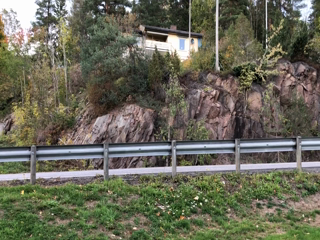
#> input picture input/test2/output_00001.png, 320 x 240 px; its folder holds only this picture in this run
$ python functions.py   (older library calls are emulated)
#> lines starting #> are read from the running program, lines starting #| are printed output that depends on the picture
import cv2
from matplotlib import pyplot as plt
import glob

THRESHOLD = 80
BLURSIZE = (15, 15)
MIN_AREA = 800
DT = 0.1

folder = './input/test2/'
pics = sorted(glob.glob(folder+'*.png'))

# Find base image
image = cv2.imread(pics[0], 1)
#> image is the input picture: shape (240, 320, 3); mean B, G, R 88.1, 104.4, 104.8
gray = cv2.cvtColor(image, cv2.COLOR_BGR2GRAY)
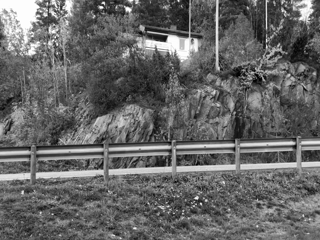
#> gray: shape (240, 320); min 0, max 255, mean 102.7
base_gray = cv2.GaussianBlur(gray, BLURSIZE, 0)
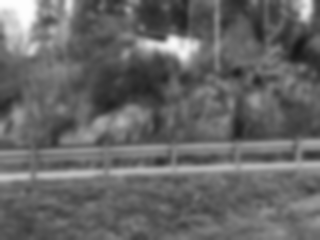
#> base_gray: shape (240, 320); min 21, max 253, mean 102.7
base_image = base_gray.copy().astype("float")


for pic in pics:
    image = cv2.imread(pic, 1)
    gray = cv2.cvtColor(image, cv2.COLOR_BGR2GRAY)
    new_gray = cv2.GaussianBlur(gray, BLURSIZE, 0)
    new_image = new_gray.copy().astype("float")


    frameDelta = cv2.absdiff(new_gray, cv2.convertScaleAbs(base_image))
#> frameDelta: shape (240, 320); every value is 0
    thresh = cv2.threshold(frameDelta, THRESHOLD, 255, cv2.THRESH_BINARY)[1]

    thresh = cv2.dilate(thresh, None, iterations=2)
    (_, cnts, _) = cv2.findContours(thresh.copy(), cv2.RETR_EXTERNAL, cv2.CHAIN_APPROX_SIMPLE)
#> cnts = []


    # look for motion
    motion_found = False
    biggest_area = 0
    # examine the contours, looking for the largest one
    x,y,h,w = 0,0,0,0
    for c in cnts:
        (x1, y1, w1, h1) = cv2.boundingRect(c)
        # get an approximate area of the contour
        found_area = w1 * h1
        # find the largest bounding rectangle
        if (found_area > MIN_AREA) and (found_area > biggest_area):
            biggest_area = found_area
            motion_found = True
            x = x1
            y = y1
            h = h1
            w = w1
#> this loop made 0 passes
#> after the loop, biggest_area = 0; h = 0; motion_found = False; w = 0; x = 0; y = 0

    if motion_found:
        plt.subplot(221)
        plt.imshow(base_gray)

        plt.subplot(222)
        plt.imshow(new_gray)

        plt.subplot(223)
        plt.imshow(frameDelta)

        plt.subplot(224)
        plt.imshow(thresh)
        plt.plot([x, x+w, x+w, x, x], [y, y, y+h, y+h, y])

        plt.show()

$ run again, on input/test2/output_00005.png
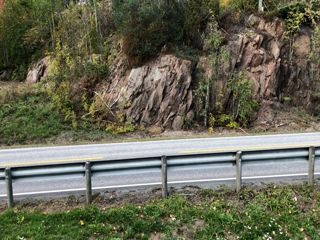
#> input picture input/test2/output_00005.png, 320 x 240 px
#> image is the input picture: shape (240, 320, 3); mean B, G, R 85.3, 104.2, 103.9
#> `gray = cv2.cvtColor(image, cv2.COLOR_BGR2GRAY)`:
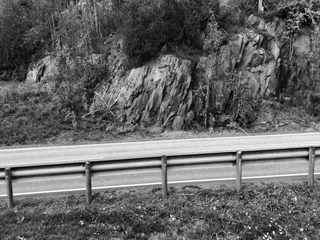
#> gray: shape (240, 320); min 0, max 255, mean 102
#> `base_gray = cv2.GaussianBlur(gray, BLURSIZE, 0)`:
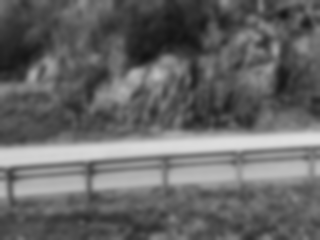
#> base_gray: shape (240, 320); min 19, max 223, mean 102
#> frameDelta: shape (240, 320); every value is 0
#> cnts = []
#> after the loop `for c in cnts:`: biggest_area = 0; motion_found = False; w = 0
